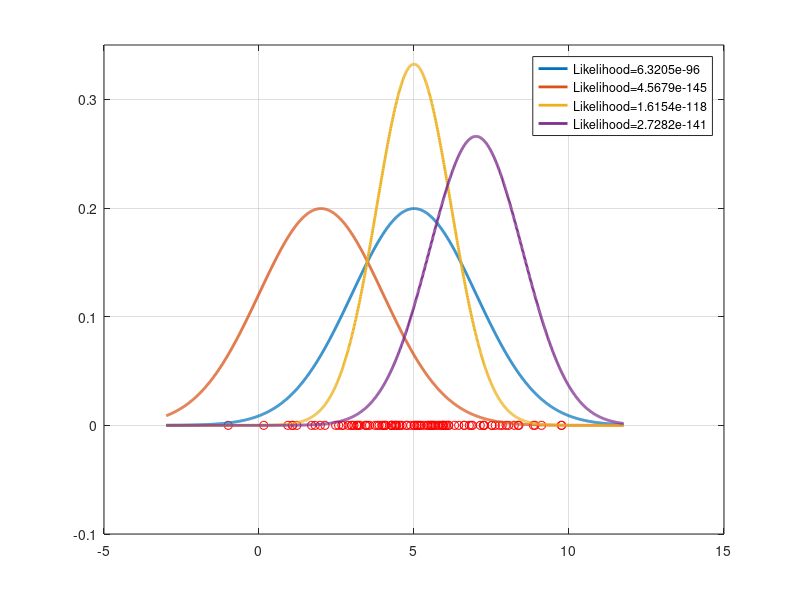

This chart was generated by the following MATLAB code:

clear
close all

rng(50)
sig=2.0;
mu=5.0;
N=100;
x = mu + sig*randn(N,1);

plot(x,zeros(N,1),'ro')
grid

xx=min(x)-2:0.01:max(x)+2;
p=(1/(sig*sqrt(2*pi)))*exp(-0.5*((xx-mu)/sig).^2);
hold on
h=plot(xx,p,'LineWidth',2);
ylim([-0.1 0.35])
L=prod((1/(sig*sqrt(2*pi)))*exp(-0.5*((x-mu)/sig).^2));
legend(h,['Likelihood=',num2str(L)]);

pause
mu=2.0;
p=(1/(sig*sqrt(2*pi)))*exp(-0.5*((xx-mu)/sig).^2);
L=prod((1/(sig*sqrt(2*pi)))*exp(-0.5*((x-mu)/sig).^2));
h=plot(xx,p,'LineWidth',2,'DisplayName',['Likelihood=',num2str(L)]);

pause
mu=5.0;
sig=1.2;
p=(1/(sig*sqrt(2*pi)))*exp(-0.5*((xx-mu)/sig).^2);
L=prod((1/(sig*sqrt(2*pi)))*exp(-0.5*((x-mu)/sig).^2));
h=plot(xx,p,'LineWidth',2,'DisplayName',['Likelihood=',num2str(L)]);

pause
mu=7.0;
sig=1.5;
p=(1/(sig*sqrt(2*pi)))*exp(-0.5*((xx-mu)/sig).^2);
L=prod((1/(sig*sqrt(2*pi)))*exp(-0.5*((x-mu)/sig).^2));
h=plot(xx,p,'LineWidth',2,'DisplayName',['Likelihood=',num2str(L)]);

